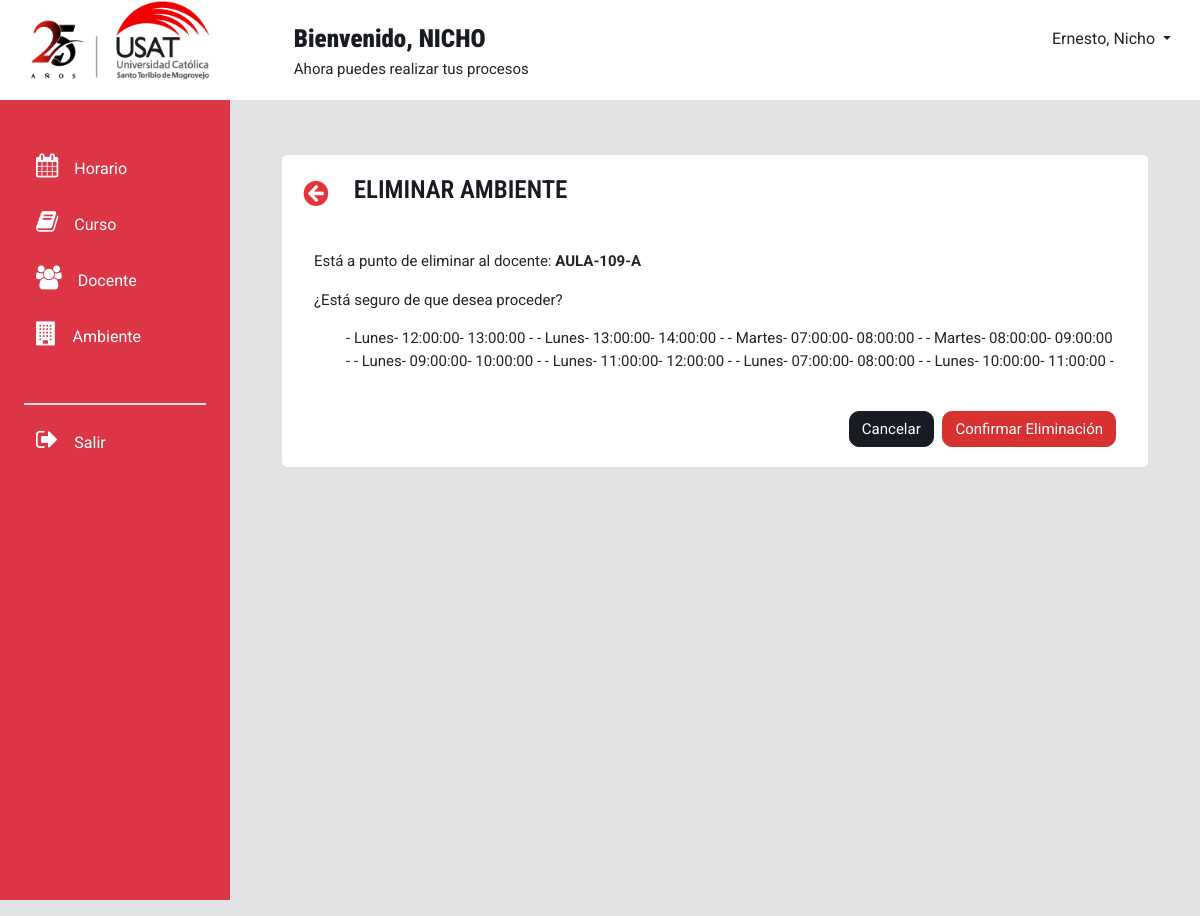
/eliminarAmbiente/29/, run on the app's committed database.
### modulo_ambiente/models.py (models this page shows, shortened)
class ambiente(models.Model):
    nombre_ambiente = models.CharField(max_length=30)
    capacidad_ambiente = models.PositiveSmallIntegerField(default=15)
    estado_ambiente = models.CharField(max_length=1, choices=(('D', 'Disponible'), ('O', 'Ocupado'),('M', 'Mantenimiento')))
    piso = models.PositiveSmallIntegerField(default=1)
    FKedificio  = models.ForeignKey(edificio, on_delete=models.CASCADE, verbose_name='Edificio')
    FKtipo_ambiente = models.ForeignKey(tipo_ambiente, on_delete=models.CASCADE, verbose_name='Tipo de Ambiente')
    class Meta:
        verbose_name_plural="Ambiente"

### modulo_horario/models.py (models this page shows)
class horario (models.Model):
    hora_de_inicio = models.CharField(max_length=5,default='00:00', verbose_name="Hora de inicio")
    hora_final = models.CharField(max_length=5, default='00:00')
    motivo_cambio = models.CharField(max_length=150,null=True,blank=True)
    ambiente = models.ForeignKey(ambiente, blank=True,null=False,on_delete=models.CASCADE)
    día = models.ForeignKey(dia_semana, blank=True,null=False,on_delete=models.CASCADE, verbose_name="Día")
    fk_grupo_horario = models.ForeignKey(grupo_horario, blank=True,null=False,on_delete=models.CASCADE, verbose_name="Curso")
    def __str__(self):
        return str(self.día) +'- '+ str(self.hora_de_inicio) +'- '+ str(self.hora_final)
    class Meta:
        verbose_name_plural="Horario"

class dia_semana(models.Model):
    dia_nombre = models.CharField(max_length=9)
    def __str__(self):
        return self.dia_nombre
    class Meta:
        verbose_name_plural="Día de la semana"

### modulo_ambiente/views.py (the view)
# urls.py: path('eliminarAmbiente/<int:ambiente_id>/', views.eliminar_ambiente, name='eliminarAmbiente'),
def eliminar_ambiente(request, ambiente_id):
    df = ambiente.objects.get(id=ambiente_id)
    datosenviar=[]
    tabladg=[]
    datosenviar.append((df.nombre_ambiente))
    label1=""
    dg=horario.objects.filter(ambiente_id=ambiente_id)
    if dg.count()>0:
        label1= "El docente tiene grupos horarios asignados"
    for dgs in dg:
        grupo=dgs.id
        gh=horario.objects.get(id=grupo)
        tabladg.append((gh))
    if request.method == 'POST':
        respuesta = request.POST.get('respuesta')
        if respuesta=='1':
            df.delete()
        return redirect('gestionarAmbiente')
    return render(request, 'eliminarAmbiente.html', {'docente': datosenviar, 'dg':tabladg,'msj2': label1})

### modulo_ambiente/templates/eliminarAmbiente.html (shortened to what this page needs)
<!DOCTYPE html>
<html lang="en">
<head>
    <link rel="stylesheet" href="https://cdnjs.cloudflare.com/ajax/libs/bootstrap/5.3.3/css/bootstrap.min.css"
 />
    <link rel="stylesheet" href="https://maxcdn.bootstrapcdn.com/font-awesome/4.7.0/css/font-awesome.min.css">
  </head>
  <body style="background-color: #E2E3E5;">
    <div class="container-fluid p-0 m-auto">
      <div class="caja" style="height: 100px; background-color: white;">
        <div class="row">
          <div class="col1" style="margin-left: 30px;">
            <a class="navbar-brand" href="/inicio">
              <img style="width: 180px; height: 80px;"
                src="/static/iconos/logo_usat25.png" alt="Logo usat">
            </a>
          </div>
          <div class="col2" style="padding: 20px; text-align: left; margin-left: 60px;">
            <h7> <strong> Bienvenido, NICHO </strong> <br> </h7>
            <p>Ahora puedes realizar tus procesos</p>
          </div>
          <div class="col3" style="padding: 20px; text-align: right;">
            <button class="btn dropdown-toggle" type="button" data-bs-toggle="dropdown" aria-expanded="false">
              Ernesto, Nicho
            </button>
          </div>
        </div>
      </div>
      <div class="container-fluid overflow-hidden">
        <div class="row vh-100 overflow-auto">
          <div id="sidebar" class="collapse collapse-horizontal show col-12 col-sm-3 col-xl-2 px-sm-2 px-0 bg-danger" style="width: 230px;">
            <div id="sidebar-nav" class="flex-sm-column flex-row flex-grow-1 align-items-center align-items-sm-start px-3 pt-2 text-white sticky-top">
              <ul class="nav nav-pills flex-sm-column flex-row flex-nowrap flex-shrink-1 flex-sm-grow-0 flex-grow-1 mb-sm-auto mb-0 justify-content-center align-items-center align-items-sm-start" id="menu">
                <div class="mt-3">
                  <br>
                  <a class="btn shadow-none border-0 text-white" data-bs-toggle="collapse" href="#menuHorario" role="button" aria-expanded="false" aria-controls="menuHorario">
                    <i class="fs-4 my-0 py-0 fa fa-calendar me-2"></i><span class="my-auto ms-2 d-none d-sm-inline text-white">Horario</span>
                  </a>
                </div>
                <div class="mt-3">
                  <a class="btn shadow-none border-0 text-white" data-bs-toggle="collapse" href="#menuCurso" role="button" aria-expanded="false" aria-controls="menuCurso">
                    <i class="fs-4 my-0 py-0 fa fa-book me-2"></i><span class="my-auto ms-2 d-none d-sm-inline text-white">Curso</span>
                  </a>
                </div>
                <div class="mt-3">
                  <a class="btn shadow-none border-0 text-white" data-bs-toggle="collapse" href="#menuDocente" role="button" aria-expanded="false" aria-controls="menuDocente">
                    <i class="fs-4 my-0 py-0 fa fa-users me-2"></i><span class="my-auto ms-2 d-none d-sm-inline text-white">Docente</span>
                  </a>
                </div>
                <div class="mt-3">
                  <a class="btn shadow-none border-0 text-white" data-bs-toggle="collapse" href="#menuAmbiente" role="button" aria-expanded="false" aria-controls="menuAmbiente">
                    <i class="fs-4 my-0 py-0 fa fa-building me-2"></i><span class="my-auto ms-2 d-none d-sm-inline text-white">Ambiente</span>
                  </a>
                </div>
                <hr class="solid w-100 d-flex h-100 border border-1 bg-white dropdown-divider mt-5" color="white">
                <div class="mt-3 mb-3">
                  <a class="btn shadow-none border-0 pb-3 text-white" href="#" role="button">
                    <i class="fs-4 my-0 py-0 fa fa-sign-out me-2"></i><span class="my-auto ms-2 d-none d-sm-inline text-white">Salir</span>
                  </a>
                </div>
              </ul>
            </div>
          </div>
          <div class="col d-flex flex-column h-sm-100">
            <main class="row overflow-auto">
              <div class="container-fluid col">
                <div class="px-lg-2 mx-lg-2 py-0 my-0">
                  <div class="container-fluid m-0 p-0">
                    <div class="row align-items-center mx-0 px-0" style="overflow-x: hidden; margin-top: 35px;">
                      <div class="container justify-content-center">
                        <div class="container">
                          <div id="contenedorSub" style=" padding: 20px; background-color: white; margin-top: 20px; height: auto; border-radius: 5px; ">
                            <div class="box-tittle">
                                <button type="button" class="regresarBtn">
                                  <a href="{% url 'gestionarAmbiente' %}"><img id="closeicon" src="/static/iconos/regresar.PNG" width="32px" height="27px"></a>
                                </button>
                                <h3 id="titulo" style="margin-left: 20px; display: inline;">ELIMINAR AMBIENTE</h3>
                            </div>
                          <br>
                          <br>
                          <div class="container">
                            <div>
                                <p>Está a punto de eliminar al docente: <strong>{{ docente.0 }}</strong></p>
                                <p>¿Está seguro de que desea proceder?</p>
                                <ul>
                                    {% for datod in dg %}
                                    - {{ datod }} -
                                     {% endfor %}
                                </ul>
                                <br>
                            </div>
                            <form method="post">
                                <div style="text-align: right;">
                                  <button type="button" class="btnCancel" style="margin-right: 5px;" onclick="window.location.href='{% url 'gestionarAmbiente' %}'">Cancelar</button>
                                  <button type="submit" class="btnVer" > Confirmar Eliminación</button>
                                </div>
                            </form>
                        </div>
                        </div>
                        </div>
                      </div>
                    </div>
              </div>
            </main>
          </div>
        </div>
      </div>
    </div>
</html>

### modulo_ambiente/templates/eliminarAmbiente.html (style rules this page uses)
body { font-family: "Roboto", sans-serif; background-color: #e8ebf1; font-size: 15px; overflow-y: hidden; overflow-x: hidden; }
h1, h2, h3, h4, h5, h6, h7 { font-family: "Roboto Condensed", sans-serif; color: #181B22; font-size: 25px; font-weight: 600; }
.caja { padding: 0px; width: 100%; margin: 0px; }
.row { margin-bottom: 1rem; }
.col1, .col3 { width: 16%; }
.col2 { width: 60%; }
.btnVer { background-color: #d83131; border: 1px solid transparent; border-color: #d83131; border-radius: 10px; color: #fff; padding: 0.375rem 0.75rem; font-size: 15px; text-align: center; }
.btnCancel { background-color: #181B22; border: 1px solid transparent; border-color: #181B22; border-radius: 10px; color: #fff; padding: 0.375rem 0.75rem; font-size: 15px; text-align: center; }
a { text-decoration: none; }
.regresarBtn { background-color: white; border: None; margin: -8px; display: inline; }

### data on the page
ambiente: nombre_ambiente "AULA-109-A"
horario: día+hora_de_inicio+hora_final "Lunes- 12:00:00- 13:00:00"
horario: día+hora_de_inicio+hora_final "Lunes- 13:00:00- 14:00:00"
horario: día+hora_de_inicio+hora_final "Martes- 07:00:00- 08:00:00"
horario: día+hora_de_inicio+hora_final "Martes- 08:00:00- 09:00:00"
horario: día+hora_de_inicio+hora_final "Lunes- 09:00:00- 10:00:00"
horario: día+hora_de_inicio+hora_final "Lunes- 11:00:00- 12:00:00"
horario: día+hora_de_inicio+hora_final "Lunes- 07:00:00- 08:00:00"
horario: día+hora_de_inicio+hora_final "Lunes- 10:00:00- 11:00:00"
